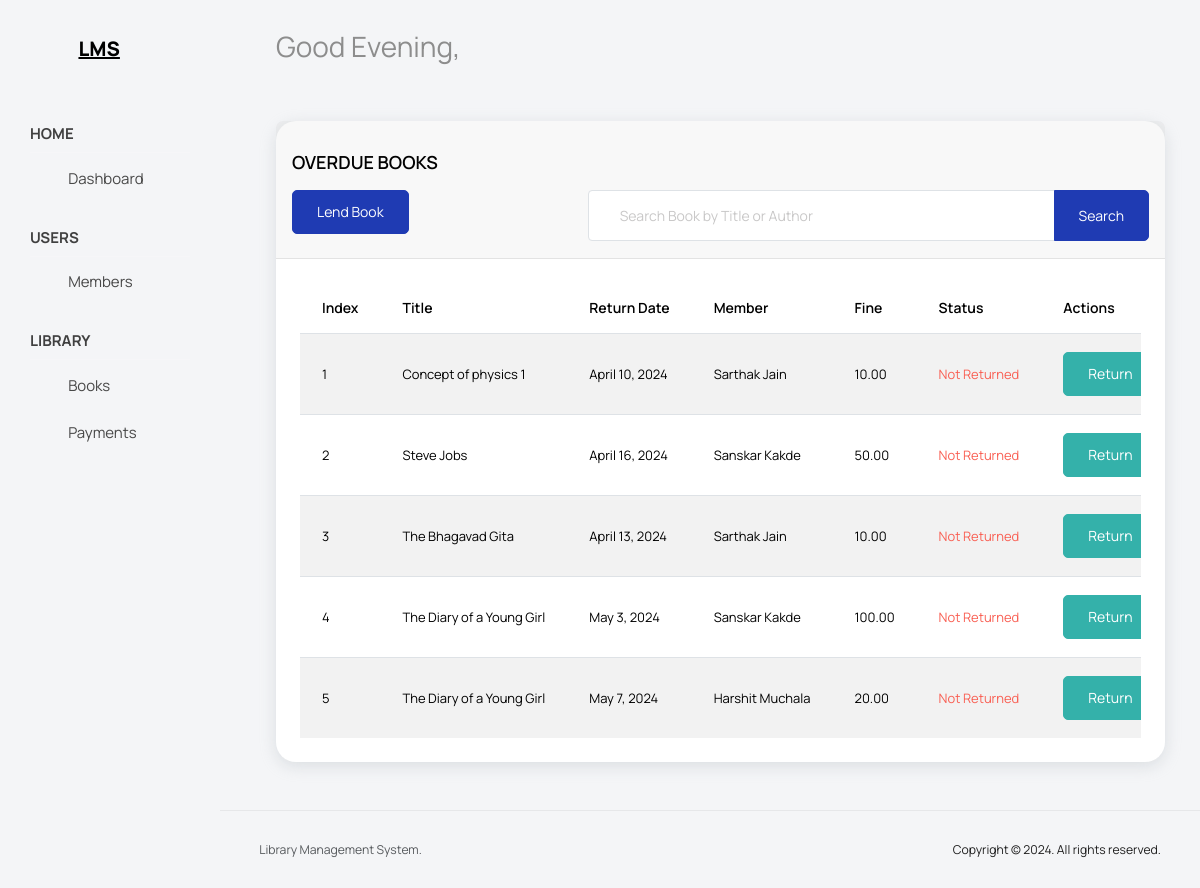
The page /overdue-books/ on the database as committed earlier.
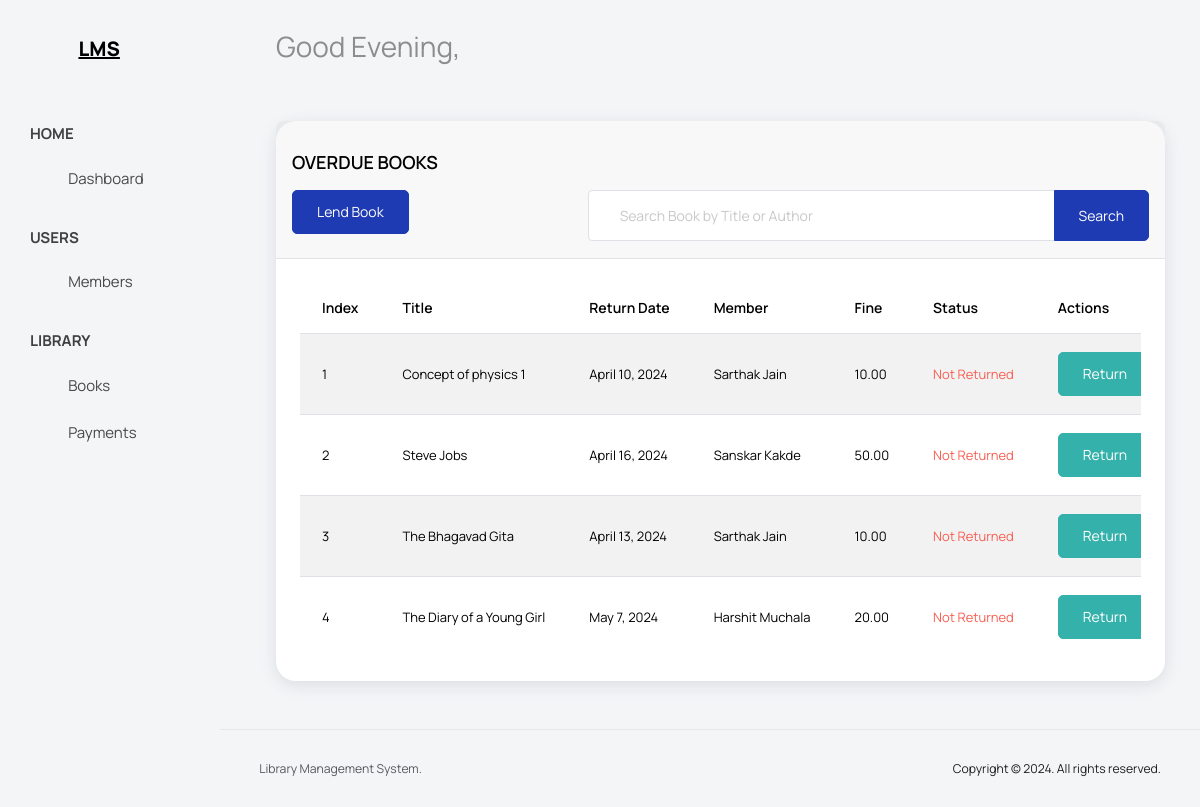
The same page on the database as committed later.
### library/models.py (models this page shows, shortened)
class BorrowedBook(AbstractBaseModel):
    member = models.ForeignKey(Member, on_delete=models.CASCADE, related_name="borrowed_books")
    book = models.ForeignKey(Book, on_delete=models.CASCADE, related_name="borrowed_books")
    return_date = models.DateField()
    returned = models.BooleanField(default=False)
    fine = models.DecimalField(max_digits=10, decimal_places=2, default=0.00, validators=[MinValueValidator(0.00)])

class Book(AbstractBaseModel):
    title = models.CharField(max_length=100)
    author = models.CharField(max_length=100)
    book_img = models.ImageField(blank=True, upload_to='book_images/')
    category = models.CharField(max_length=20, choices=CATEGORY_CHOICES)
    quantity = models.PositiveIntegerField(default=0)
    description=models.CharField(default='',max_length=100)
    borrowing_fee = models.DecimalField(
        max_digits=10, decimal_places=2, default=1.00, validators=[MinValueValidator(1.00)]
    )
    status = models.CharField(max_length=20, choices=STATUS_CHOICES, default="available")

class Member(AbstractBaseModel):
    name = models.CharField(max_length=100)
    email = models.EmailField()
    mem_img = models.ImageField(blank=True, upload_to='member_images/')
    contact = models.PositiveIntegerField(default=0)
    address = models.CharField(default='',max_length=100)
    amount_due = models.DecimalField(
        max_digits=10, decimal_places=2, default=0.00, validators=[MinValueValidator(0.00), MaxValueValidator(500.00)]
    )

### library/views.py (the view, shortened to what this page needs)
# urls.py: path("overdue-books/", OverdueBooksView.as_view(), name="overdue-books"),
class OverdueBooksView(View):
    def get(self, request, *args, **kwargs):
        overdue_books = BorrowedBook.objects.filter(
            return_date__lt=timezone.now().date(), returned=False
        ).select_related("member", "book")
        return render(request, "books/overdue-books.html", {"books": overdue_books})

### library/context_processors.py (called while the page is built)
def greeting(request):
    current_time = datetime.now().time()
    if current_time.hour < 12:
        greeting = "Morning"
    elif current_time.hour < 16:
        greeting = "Afternoon"
    else:
        greeting = "Evening"
    return {"greeting": greeting}

### templates/books/overdue-books.html (shortened to what this page needs)
{% extends 'base.html' %}
{% block content %}
<div class="row">
    <div class="col-lg-12 grid-margin stretch-card">
        <div class="card">
            <div class="card-header">
                <div class="col-5">
                  <h5 class="card-title mt-4">OVERDUE BOOKS</h5>
                </div>
                <div class="row">
                    <div class="col-md-4">
                        <div class="mb-3">
                            <a href="{% url 'lend-book' %}" class="btn btn-primary">Lend Book</a>
                        </div>
                    </div>
                    <div class="col-md-8">
                        <form method="POST">
                            <div class="input-group">
                                <input type="text" class="form-control form-control-lg" placeholder="Search Book by Title or Author" name="query">
                                <button class="btn btn-primary" type="submit">Search</button>
                            </div>
                        </form>
                    </div>
                </div>
            </div>
            <div class="card-body">
                <div class="table-responsive">
                <table class="table table-striped">
                    <thead>
                    <tr>
                        <th>Index</th>
                        <th>Title</th>
                        <th>Return Date</th>
                        <th>Member</th>
                        <th>Fine</th>
                        <th>Status</th>
                        <th colspan="3">Actions</th>
                    </tr>
                    </thead>
                    <tbody>
                        {% for book in books %}
                            <tr>
                                <td>{{ forloop.counter }}</td>
                                <td>{{ book.book.title }}</td>
                                <td>{{ book.return_date }}</td>
                                <td>{{ book.member.name }}</td>
                                <td>{{ book.fine }}</td>
                                <td class="{% if book.returned %} text-success {% else %} text-danger {% endif %}">
                                    {% if book.returned %}
                                        Returned
                                    {% else %}
                                        Not Returned
                                    {% endif %}
                                </td>
                                <td>
                                    <a href="{% url 'return-book' book.pk %}" class="btn {% if book.returned %} disabled btn-light {% else %} btn-success{% endif %}">{% if book.returned %}Returned{% else %} Return {% endif %}</a>
                                </td>
                            </tr>
                        {% endfor %}
                    </tbody>
                </table>
                </div>
            </div>
        </div>
    </div>
</div>
{% endblock content %}

Rows that differ between the two databases and show on the page:
no longer on this page (row edited): BorrowedBook: book "The Diary of a Young Girl", return_date "May 3, 2024", member.name "Sanskar Kakde", fine "100.00", returned "Not Returned"
